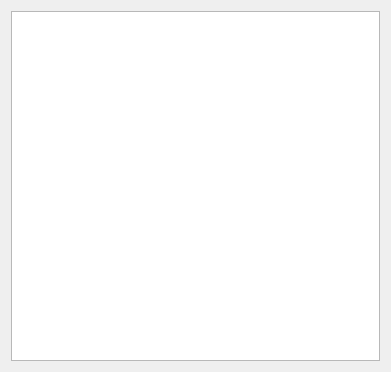
<?xml version="1.0" encoding="UTF-8"?>
<ui version="4.0">
 <class>outputwindow</class>
 <widget class="QWidget" name="outputwindow">
  <property name="geometry">
   <rect>
    <x>0</x>
    <y>0</y>
    <width>391</width>
    <height>372</height>
   </rect>
  </property>
  <property name="windowTitle">
   <string>Form</string>
  </property>
  <layout class="QGridLayout" name="gridLayout">
   <item row="0" column="0">
    <widget class="QTextBrowser" name="textBrowser"/>
   </item>
  </layout>
 </widget>
 <resources/>
 <connections/>
</ui>
